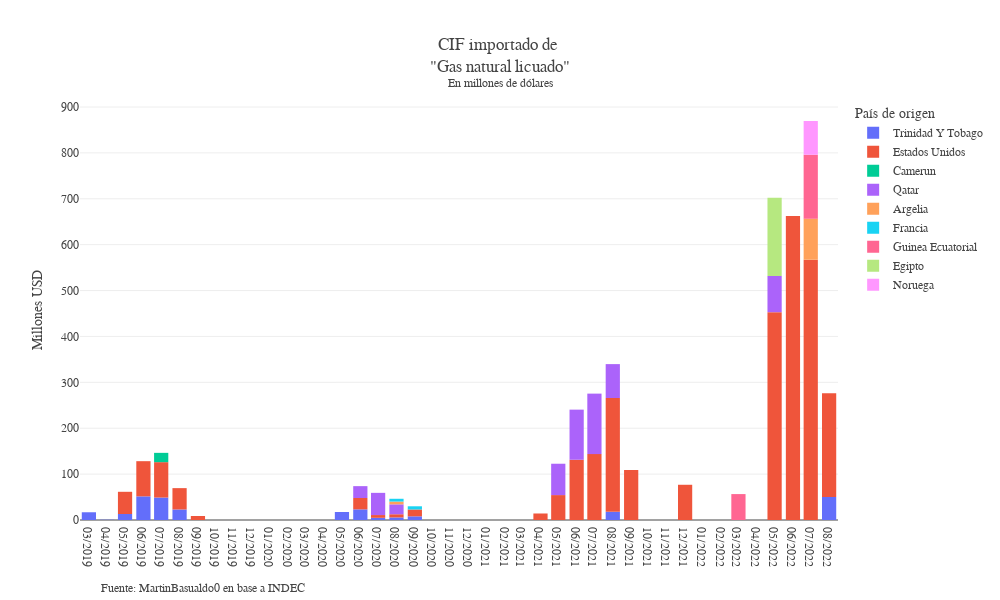

Notebook code cell kept with this figure:
### Code cell
def cif_ncm_mensual_pais(df=df_completa, ncm = '27111100', anio_desde = 2019):
    ncm=str(ncm)
    df.rename({'pais_descri':'País de origen'},axis=1,inplace=True)
    df = df[df['año'] >= anio_desde].reset_index(drop = True)
    
    df=df.sort_values(['año','mes'],ascending=True).reset_index(drop=True)
    año_final=df.año.iloc[-1]
    mes_final=df.mes.iloc[-1]
    hasta=str(mes_final+1)+'/'+'01'+'/'+str(año_final)
    desde=str(df.mes.iloc[0])+'/'+'01'+'/'+str(df.año.iloc[0])

    df=df[df.ncm==ncm].reset_index(drop=True)
    descri = acorta_descri(df.ncm_descri.iloc[0])
    df.mes=df.mes.astype(int)
    df = df.sort_values(['año','mes'],ascending=True)
    df.mes=df.mes.astype(str)
    df.año = df.año.astype(str)
    df['fecha']=pd.to_datetime(df['mes']+'/'+df['año'],format = "%m/%Y")
        
    monthDates = pd.DataFrame({
    'fecha': pd.date_range(start=desde, end=hasta, freq='M').strftime('%m-%Y')
    })
    
             
    ncm_cif=px.bar(df, x=df["fecha"],y=df["cif(u$s)"]/1000000,
    color="País de origen", title=f"CIF importado de <br>\"{descri}\"<br><sup>En millones de dólares</sup>",
    category_orders={'fecha':monthDates.fecha},)
    
    ncm_cif.update_yaxes(title_text="Millones USD", tickformat=',')
    ncm_cif.update_xaxes(title_text="",dtick="M1",tickformat="%m/%Y")
    ncm_cif.update_layout(uniformtext_minsize=10, uniformtext_mode='hide')

    ncm_cif.update_layout(barmode='relative',separators=",.", font_family="Georgia", 
                                            #  margin ={'t': 0},
    height=600, width=1000, 
    # xaxis = dict(tickmode = "linear"),
    template = 'none',
    # title_text=f"CIF importado de :<br>\"Poroto de soja\"<br><sup>En millones de dólares</sup>",
    # legend = dict(yanchor="top",y=1.07, xanchor="left", x=0.1, orientation="h")
    )
    note = f'Fuente: MartinBasualdo0 en base a INDEC'
    ncm_cif.add_annotation(showarrow=False, text=note,font=dict(size=12), xref='paper', x=0.3, yref='paper', y=-0.18,
                                     xanchor='right', yanchor='auto', xshift=0, yshift=0,)
    return ncm_cif,df

plot,df=cif_ncm_mensual_pais()
plot

### Figure 1 — Plotly figure (JSON) as saved in the notebook; plotly's stock layout.template omitted (floating-point values rounded to 4 significant figures)
{"data": [{"alignmentgroup": "True", "hovertemplate": "País de origen=Trinidad Y Tobago<br>fecha=%{x}<br>y=%{y}<extra></extra>", "legendgroup": "Trinidad Y Tobago", "marker": {"color": "#636efa", "pattern": {"shape": ""}}, "name": "Trinidad Y Tobago", "offsetgroup": "Trinidad Y Tobago", "orientation": "v", "showlegend": true, "textposition": "auto", "type": "bar", "x": ["2019-03-01T00:00:00", "2019-04-01T00:00:00", "2019-05-01T00:00:00", "2019-06-01T00:00:00", "2019-07-01T00:00:00", "2019-08-01T00:00:00", "2020-05-01T00:00:00", "2020-06-01T00:00:00", "2020-07-01T00:00:00", "2020-08-01T00:00:00", "2020-09-01T00:00:00", "2021-08-01T00:00:00", "2022-08-01T00:00:00"], "xaxis": "x", "y": [16.87, 0.6507, 13.03, 51.54, 48.94, 22.95, 17.44, 23.21, 4.798, 5.597, 8.016, 17.91, 50.19], "yaxis": "y"}, {"alignmentgroup": "True", "hovertemplate": "País de origen=Estados Unidos<br>fecha=%{x}<br>y=%{y}<extra></extra>", "legendgroup": "Estados Unidos", "marker": {"color": "#EF553B", "pattern": {"shape": ""}}, "name": "Estados Unidos", "offsetgroup": "Estados Unidos", "orientation": "v", "showlegend": true, "textposition": "auto", "type": "bar", "x": ["2019-05-01T00:00:00", "2019-06-01T00:00:00", "2019-07-01T00:00:00", "2019-08-01T00:00:00", "2019-09-01T00:00:00", "2020-06-01T00:00:00", "2020-07-01T00:00:00", "2020-08-01T00:00:00", "2020-09-01T00:00:00", "2021-04-01T00:00:00", "2021-05-01T00:00:00", "2021-06-01T00:00:00", "2021-07-01T00:00:00", "2021-08-01T00:00:00", "2021-09-01T00:00:00", "2021-12-01T00:00:00", "2022-05-01T00:00:00", "2022-06-01T00:00:00", "2022-07-01T00:00:00", "2022-08-01T00:00:00"], "xaxis": "x", "y": [48.43, 76.63, 77.11, 46.49, 8.678, 24.72, 5.986, 6.932, 14.93, 14.18, 54.29, 131.3, 143.6, 247.9, 108.9, 76.77, 452.9, 662.3, 567.2, 226.3], "yaxis": "y"}, {"alignmentgroup": "True", "hovertemplate": "País de origen=Camerun<br>fecha=%{x}<br>y=%{y}<extra></extra>", "legendgroup": "Camerun", "marker": {"color": "#00cc96", "pattern": {"shape": ""}}, "name": "Camerun", "offsetgroup": "Camerun", "orientation": "v", "showlegend": true, "textposition": "auto", "type": "bar", "x": ["2019-07-01T00:00:00"], "xaxis": "x", "y": [20.27], "yaxis": "y"}, {"alignmentgroup": "True", "hovertemplate": "País de origen=Qatar<br>fecha=%{x}<br>y=%{y}<extra></extra>", "legendgroup": "Qatar", "marker": {"color": "#ab63fa", "pattern": {"shape": ""}}, "name": "Qatar", "offsetgroup": "Qatar", "orientation": "v", "showlegend": true, "textposition": "auto", "type": "bar", "x": ["2020-06-01T00:00:00", "2020-07-01T00:00:00", "2020-08-01T00:00:00", "2021-05-01T00:00:00", "2021-06-01T00:00:00", "2021-07-01T00:00:00", "2021-08-01T00:00:00", "2022-05-01T00:00:00"], "xaxis": "x", "y": [25.87, 48.38, 21.58, 68.33, 109.2, 131.8, 73.86, 78.99], "yaxis": "y"}, {"alignmentgroup": "True", "hovertemplate": "País de origen=Argelia<br>fecha=%{x}<br>y=%{y}<extra></extra>", "legendgroup": "Argelia", "marker": {"color": "#FFA15A", "pattern": {"shape": ""}}, "name": "Argelia", "offsetgroup": "Argelia", "orientation": "v", "showlegend": true, "textposition": "auto", "type": "bar", "x": ["2020-08-01T00:00:00", "2022-07-01T00:00:00"], "xaxis": "x", "y": [6.057, 89.51], "yaxis": "y"}, {"alignmentgroup": "True", "hovertemplate": "País de origen=Francia<br>fecha=%{x}<br>y=%{y}<extra></extra>", "legendgroup": "Francia", "marker": {"color": "#19d3f3", "pattern": {"shape": ""}}, "name": "Francia", "offsetgroup": "Francia", "orientation": "v", "showlegend": true, "textposition": "auto", "type": "bar", "x": ["2020-08-01T00:00:00", "2020-09-01T00:00:00"], "xaxis": "x", "y": [6.078, 6.93], "yaxis": "y"}, {"alignmentgroup": "True", "hovertemplate": "País de origen=Guinea Ecuatorial<br>fecha=%{x}<br>y=%{y}<extra></extra>", "legendgroup": "Guinea Ecuatorial", "marker": {"color": "#FF6692", "pattern": {"shape": ""}}, "name": "Guinea Ecuatorial", "offsetgroup": "Guinea Ecuatorial", "orientation": "v", "showlegend": true, "textposition": "auto", "type": "bar", "x": ["2022-03-01T00:00:00", "2022-07-01T00:00:00"], "xaxis": "x", "y": [56.48, 139.2], "yaxis": "y"}, {"alignmentgroup": "True", "hovertemplate": "País de origen=Egipto<br>fecha=%{x}<br>y=%{y}<extra></extra>", "legendgroup": "Egipto", "marker": {"color": "#B6E880", "pattern": {"shape": ""}}, "name": "Egipto", "offsetgroup": "Egipto", "orientation": "v", "showlegend": true, "textposition": "auto", "type": "bar", "x": ["2022-05-01T00:00:00"], "xaxis": "x", "y": [170.2], "yaxis": "y"}, {"alignmentgroup": "True", "hovertemplate": "País de origen=Noruega<br>fecha=%{x}<br>y=%{y}<extra></extra>", "legendgroup": "Noruega", "marker": {"color": "#FF97FF", "pattern": {"shape": ""}}, "name": "Noruega", "offsetgroup": "Noruega", "orientation": "v", "showlegend": true, "textposition": "auto", "type": "bar", "x": ["2022-07-01T00:00:00"], "xaxis": "x", "y": [73.54], "yaxis": "y"}], "layout": {"annotations": [{"font": {"size": 12}, "showarrow": false, "text": "Fuente: MartinBasualdo0 en base a INDEC", "x": 0.3, "xanchor": "right", "xref": "paper", "xshift": 0, "y": -0.18, "yanchor": "auto", "yref": "paper", "yshift": 0}], "barmode": "relative", "font": {"family": "Georgia"}, "height": 600, "legend": {"title": {"text": "País de origen"}, "tracegroupgap": 0}, "separators": ",.", "title": {"text": "CIF importado de <br>\"Gas natural licuado\"<br><sup>En millones de dólares</sup>"}, "uniformtext": {"minsize": 10, "mode": "hide"}, "width": 1000, "xaxis": {"anchor": "y", "categoryarray": ["01-2019", "02-2019", "03-2019", "04-2019", "05-2019", "06-2019", "07-2019", "08-2019", "09-2019", "10-2019", "11-2019", "12-2019", "01-2020", "02-2020", "03-2020", "04-2020", "05-2020", "06-2020", "07-2020", "08-2020", "09-2020", "10-2020", "11-2020", "12-2020", "01-2021", "02-2021", "03-2021", "04-2021", "05-2021", "06-2021", "07-2021", "08-2021", "09-2021", "10-2021", "11-2021", "12-2021", "01-2022", "02-2022", "03-2022", "04-2022", "05-2022", "06-2022", "07-2022", "08-2022", "09-2022", "10-2022", "11-2022", "12-2022", "01-2023", "02-2023"], "categoryorder": "array", "domain": [0, 1], "dtick": "M1", "tickformat": "%m/%Y", "title": {"text": ""}}, "yaxis": {"anchor": "x", "domain": [0, 1], "tickformat": ",", "title": {"text": "Millones USD"}}}}
